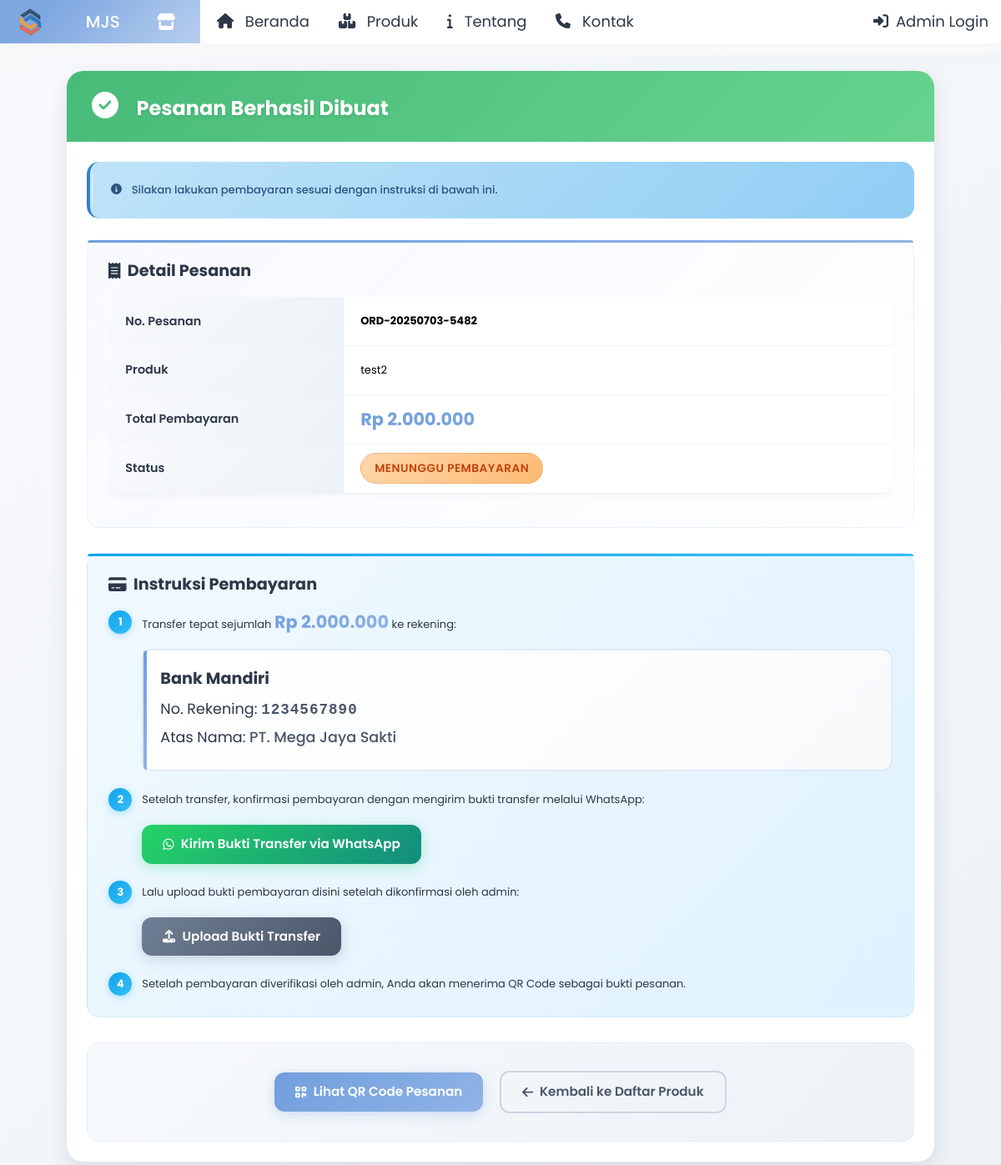
The app's page /user/konfirmasi-pembayaran.php?id=9 with its own data.
### tables this page shows
CREATE TABLE `pengaturan` (
  `id` int(11) NOT NULL,
  `nama_toko` varchar(100) NOT NULL,
  `alamat_toko` text DEFAULT NULL,
  `no_hp_toko` varchar(20) DEFAULT NULL,
  `email_toko` varchar(100) DEFAULT NULL,
  `no_rekening` varchar(50) DEFAULT NULL,
  `nama_bank` varchar(50) DEFAULT NULL,
  `atas_nama` varchar(100) DEFAULT NULL,
  `logo_toko` varchar(255) DEFAULT NULL,
  `deskripsi_toko` text DEFAULT NULL,
  `whatsapp_number` varchar(20) DEFAULT NULL,
  `updated_at` timestamp NOT NULL DEFAULT current_timestamp() ON UPDATE current_timestamp()
);

CREATE TABLE `pesanan` (
  `id` int(11) NOT NULL,
  `nomor_pesanan` varchar(50) NOT NULL,
  `nama_pembeli` varchar(100) NOT NULL,
  `no_hp` varchar(20) NOT NULL,
  `alamat` text NOT NULL,
  `total_harga` decimal(15,2) NOT NULL,
  `status_pesanan` enum('pending','dikonfirmasi','diproses','dikirim','selesai','dibatalkan') DEFAULT 'pending',
  `status_pembayaran` enum('belum_bayar','menunggu_verifikasi','lunas','gagal') DEFAULT 'belum_bayar',
  `tanggal_pesanan` timestamp NOT NULL DEFAULT current_timestamp(),
  `tanggal_bayar` timestamp NULL DEFAULT NULL,
  `qr_code` varchar(255) DEFAULT NULL,
  `created_at` timestamp NOT NULL DEFAULT current_timestamp(),
  `updated_at` timestamp NOT NULL DEFAULT current_timestamp() ON UPDATE current_timestamp()
);

### includes/functions.php (called while the page is built, shortened)
<?php
require_once __DIR__ . '/../config/config.php';
function isLoggedIn() {
    return isset($_SESSION['admin_id']) && !empty($_SESSION['admin_id']);
}
function formatRupiah($number) {
    return 'Rp ' . number_format($number, 0, ',', '.');
}

### user/konfirmasi-pembayaran.php (the view, shortened to what this page needs)
<?php
require_once __DIR__ . '/../config/config.php';
require_once __DIR__ . '/../includes/functions.php';
$orderId = $_GET['id'];
$query = "SELECT p.*,
          (SELECT pr.nama_produk FROM detail_pesanan dp JOIN produk pr ON dp.produk_id = pr.id WHERE dp.pesanan_id = p.id LIMIT 1) as nama_produk
          FROM pesanan p
          WHERE p.id = :id";
$stmt = $db->prepare($query);
$stmt->bindParam(':id', $orderId);
$stmt->execute();
$order = $stmt->fetch(PDO::FETCH_ASSOC);
$query = "SELECT * FROM pengaturan LIMIT 1";
$stmt = $db->prepare($query);
$stmt->execute();
$settings = $stmt->fetch(PDO::FETCH_ASSOC);
$prefixlogo = '../';
?>
<?php include __DIR__ . '/../includes/header.php'; ?>
<div class="confirmation-container">
    <div class="container-fluid">
        <div class="row justify-content-center">
            <div class="col-12 col-xl-11">
                <div class="confirmation-card">
                    <div class="card-header-success">
                        <h4 class="mb-0">
                            <i class="fas fa-check-circle me-3 success-icon"></i>
                            Pesanan Berhasil Dibuat
                        </h4>
                    </div>
                    <div class="card-body p-4">
                        <div class="alert alert-info">
                            <i class="fas fa-info-circle me-2"></i>
                            Silakan lakukan pembayaran sesuai dengan instruksi di bawah ini.
                        </div>
                        <div class="order-details-section">
                            <h5 class="section-title">
                                <i class="fas fa-receipt"></i>&nbsp;
                                Detail Pesanan
                            </h5>
                            <div class="table-responsive">
                                <table class="table table-custom">
                                    <tbody>
                                        <tr>
                                            <th width="30%">No. Pesanan</th>
                                            <td><strong><?= $order['nomor_pesanan'] ?></strong></td>
                                        </tr>
                                        <tr>
                                            <th>Produk</th>
                                            <td><?= $order['nama_produk'] ?></td>
                                        </tr>
                                        <tr>
                                            <th>Total Pembayaran</th>
                                            <td class="total-amount"><?= formatRupiah($order['total_harga']) ?></td>
                                        </tr>
                                        <tr>
                                            <th>Status</th>
                                            <td>
                                                <span class="status-badge">
                                                    Menunggu Pembayaran
                                                </span>
                                            </td>
                                        </tr>
                                    </tbody>
                                </table>
                            </div>
                        </div>
                        <div class="payment-instructions">
                            <h5 class="section-title">
                                <i class="fas fa-credit-card"></i>&nbsp;
                                Instruksi Pembayaran
                            </h5>
                            <div style="margin-left: 40px;">
                                <ol>
                                    <li>Transfer tepat sejumlah <strong class="total-amount"><?= formatRupiah($order['total_harga']) ?></strong> ke rekening:
                                        <div class="bank-account-card">
                                            <div class="bank-name"><?= $settings['nama_bank'] ?></div>
                                            <div class="bank-info">No. Rekening: <span class="account-number"><?= $settings['no_rekening'] ?></span></div>
                                            <div class="bank-info">Atas Nama: <span class="account-name"><?= $settings['atas_nama'] ?></span></div>
                                        </div>
                                    </li>
                                    <li>Setelah transfer, konfirmasi pembayaran dengan mengirim bukti transfer melalui WhatsApp:
                                        <div class="mt-3">
                                            <a href="https://wa.me/<?= $settings['whatsapp_number'] ?>?text=Halo,%20saya%20telah%20melakukan%20pembayaran%20untuk%20pesanan%20<?= $order['nomor_pesanan'] ?>%20sebesar%20<?= formatRupiah($order['total_harga']) ?>"
                                               class="btn btn-whatsapp" target="_blank">
                                                <i class="fab fa-whatsapp me-2"></i>
                                                Kirim Bukti Transfer via WhatsApp
                                            </a>
                                        </div>
                                    </li>
                                    <li>Lalu upload bukti pembayaran disini setelah dikonfirmasi oleh admin:
                                        <div class="mt-3">
                                            <a href="#" class="btn btn-secondary" data-bs-toggle="modal" data-bs-target="#uploadModal">
                                                <i class="fas fa-upload me-2"></i>
                                                Upload Bukti Transfer
                                            </a>
                                        </div>
                                    </li>
                                    <li>Setelah pembayaran diverifikasi oleh admin, Anda akan menerima QR Code sebagai bukti pesanan.</li>
                                </ol>
                            </div>
                        </div>
                        <div class="action-buttons">
                            <a href="qr-code.php?id=<?= $order['id'] ?>" class="btn btn-primary">
                                <i class="fas fa-qrcode me-2"></i>
                                Lihat QR Code Pesanan
                            </a>
                            <a href="produk.php" class="btn btn-outline-secondary">
                                <i class="fas fa-arrow-left me-2"></i>
                                Kembali ke Daftar Produk
                            </a>
                        </div>
                    </div>
                </div>
            </div>
        </div>
    </div>
</div>
<?php include __DIR__ . '/../includes/footer.php'; ?>

### includes/navbar.php (shortened to what this page needs)
<?php
require_once __DIR__ . '/../config/database.php';
require_once __DIR__ . '/../config/config.php';
$querypengaturansss = "SELECT logo_toko, nama_toko FROM pengaturan LIMIT 1";
$stmtpengaturansss = $db->prepare($querypengaturansss);
$stmtpengaturansss->execute();
$pengagturansss = $stmtpengaturansss->fetch(PDO::FETCH_ASSOC);
$logopengaturansss = '';
$namatokopengaturansss = APP_NAME;
if ($pengagturansss) {
    $namatokopengaturansss = $pengagturansss['nama_toko'] ?: APP_NAME;
    if (!empty($pengagturansss['logo_toko'])) {
        $logopengaturansss = $pengagturansss['logo_toko'];
    }
}
?>
<div class="header-container fixed-top">
    <header class="header navbar navbar-expand-sm expand-header">
        <div class="header-left d-flex">
            <div class="logo d-flex justify-content-around align-items-center">
                <?php if (!empty($logopengaturansss)): ?>
                    <img src="<?= $prefixlogo . $logopengaturansss ?>" alt="<?= htmlspecialchars($namatokopengaturansss) ?>" class="me-2" style="height: 32px; width: auto;">
                <?php else: ?>
                    <i class="fas fa-store me-2"></i>
                <?php endif; ?>
                <p><?= htmlspecialchars($namatokopengaturansss) ?></p>
                <?php if (isLoggedIn()): ?>
                    <a href="#" class="sidebarCollapse text-white" id="toggleSidebar" data-placement="bottom">
                        <span class="fas fa-bars"></span>
                    </a>
                <?php else: ?>
                    <i class="fas fa-store me-2"></i>
                <?php endif; ?>
            </div>
            <ul class="navbar-item me-auto flex-row ml-3">
                <li class="nav-item user-profile-dropdown">
                    <a class="nav-link user" href="<?= BASE_URL ?>">
                        <i class="fas fa-home me-1"></i>&nbsp;
                        Beranda
                    </a>
                </li>
                <?php if (isLoggedIn()): ?>
                    <li class="nav-item user-profile-dropdown">
                        <a class="nav-link user" href="<?= BASE_URL ?>admin/produk/">
                            <i class="fas fa-boxes me-1"></i>&nbsp;
                            Produk
                        </a>
                    </li>
                <?php else: ?>
                    <li class="nav-item user-profile-dropdown">
                        <a class="nav-link user" href="<?= BASE_URL ?>user/produk.php">
                            <i class="fas fa-boxes me-1"></i>&nbsp;
                            Produk
                        </a>
                    </li>
                <?php endif; ?>
                <li class="nav-item user-profile-dropdown">
                    <a class="nav-link user" href="<?= BASE_URL ?>tentang.php">
                        <i class="fas fa-info me-1"></i>&nbsp;
                        Tentang
                    </a>
                </li>
                <li class="nav-item user-profile-dropdown">
                    <a class="nav-link user" href="<?= BASE_URL ?>kontak.php">
                        <i class="fas fa-phone me-1"></i>&nbsp;
                        Kontak
                    </a>
                </li>
            </ul>
        </div>
        <ul class="navbar-item flex-row ml-auto">
            <?php if (isLoggedIn()): ?>
                <li class="nav-item user-profile-dropdown">
                    <?php
                    if (session_status() == PHP_SESSION_NONE) {
                        session_start();
                    }
                    $_SESSION['admin_username'] = $_SESSION['admin_username'] ?? 'John Doe';
                    $_SESSION['admin_nama'] = $_SESSION['admin_nama'] ?? 'John Doe';
                    $fullName = $_SESSION['admin_nama'] ?? 'User';
                    $firstLetter = strtoupper(substr($fullName, 0, 1));
                    $user_Name = $_SESSION['admin_username'] ?? 'Administrator';
                    ?>
                    <a href="<?= BASE_URL ?>admin/profile.php" style="text-decoration: none; background-color: none;">
                        <div class="user-profile text-muted">
                            <div class="user-avatar">
                                <span class="avatar-letter"><?php echo $firstLetter; ?></span>
                            </div>
                            <div class="d-none d-md-block">
                                <div class="text-sm font-medium"><?php echo $fullName; ?></div>
                            </div>
                        </div>
                    </a>
                </li>
                <li class="nav-item user-profile-dropdown">
                    <a class="nav-link user" href="<?= BASE_URL ?>admin/logout.php">
                        <i class="fas fa-sign-out-alt me-1"></i>
                        Logout
                    </a>
                </li>
            <?php else: ?>
                <li class="nav-item user-profile-dropdown">
                    <a class="nav-link user" href="<?= BASE_URL ?>login.php">
                        <i class="fas fa-sign-in-alt me-1"></i>
                        Admin Login
                    </a>
                </li>
            <?php endif; ?>
        </ul>
    </header>
</div>

### assets/css/sass.css (style rules this page uses)
* { padding: 0; margin: 0; outline: none; }
:root { --header-height: 3rem; --main-color: #719edd; --second-color: #2d3748; --main-grident: linear-gradient( 135deg, rgba(113, 158, 221, 0.9) 25%, rgba(113, 158, 221, 0.5) 100% ); --dark-bg: #f8fafc; --main-color-alt: #90b4e6; --text-color: #4a5568; --white-color: #ffffff; --white-alt: #edf2f7; --body-font: "Poppins", sans-serif; --biggest-font-size: 2.25rem; --h1-font-size: 1.5rem; --h2-font-size: 1.25rem; --h3-font-size: 1rem; --normel-font-size: 0.938rem; --small-font-size: 0.813rem; --smaller-font-size: 0.75rem; --font-medium: 500; --font-semi-bold: 600; --md-1: 0.5rem; --mb-2: 1rem; --mb-3: 1.5rem; --mb-4: 2rem; --mb-5: 2.5rem; --mb-6: 3rem; --z-tooltip: 10; --z-fixed: 100; }
html { scroll-behavior: smooth; }
body { color: var(--second-color); font-size: 13px; font-weight: 400; font-family: var(--body-font); line-height: 28px; overflow-x: hidden; background: hsl(200deg, 27%, 98%); }
img { vertical-align: middle; height: auto; }
a { text-decoration: none; display: inline-block; }
ul, ol { list-style: none; }
h1, h2, h3, h4, h5, h6, p, ul, li, span, label { margin: 0; }
ul { padding: 0; list-style: none; }
table.table { white-space: nowrap; }

### assets/css/layers.css (style rules this page uses)
.header-container { background: #fff; box-shadow: -1px 4px 20px 1px #f1f1f185; }
header.header { justify-content: space-between; align-items: center; padding: 0; }
.header-left { justify-content: space-between; align-items: center; }
.logo { width: 240px; text-align: center; font-size: 20px; font-weight: 500; padding: 10px 0; background: var(--main-grident); color: var(--white-color); }
ul.navbar-item { display: flex; }
.user-profile-dropdown { margin-left: 20px; margin-right: 15px; display: flex; justify-content: center; align-items: center; }
.nav-link.user { padding: 6px 0; font-size: 18px; color: var(--second-color); position: relative; transition: color 0.3s ease; }

### assets/css/style.css (style rules this page uses)
:root { --primary: #719EDD; --primary-light: #A3C1EF; --primary-dark: #4A7EC2; --secondary: #A271DD; --success: #71DD9B; --warning: #DDD271; --danger: #DD7171; --info: #71D3DD; --light: #F8F9FA; --dark: #212529; --gray: #6C757D; --white: #ffffff; --black: #000000; }
.btn { display: inline-block; font-weight: 400; line-height: 1.5; text-align: center; text-decoration: none; vertical-align: middle; cursor: pointer; user-select: none; background-color: transparent; border: 1px solid transparent; padding: 0.375rem 0.75rem; font-size: 1rem; border-radius: 0.25rem; transition: all 0.15s ease-in-out; }
.btn-primary { color: var(--white); background-color: var(--primary); border-color: var(--primary); }
.btn-secondary { color: var(--white); background-color: var(--secondary); border-color: var(--secondary); }

### records on screen
pengaturan: logo_toko (picture), nama_toko "MJS", nama_bank "Bank Mandiri", no_rekening "1234567890", atas_nama "PT. Mega Jaya Sakti"
pesanan: nomor_pesanan "ORD-20250703-5482", total_harga "Rp 2.000.000"

### other values on screen
$order['nama_produk'] "test2"
